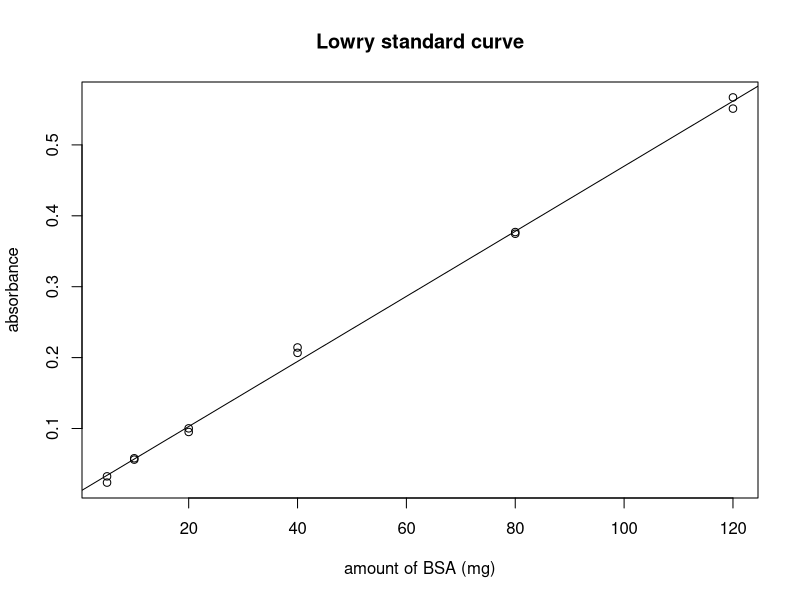

R code for this plot:
library(dplyr)
setwd("~/Desktop/Thesis/Results")

# How to run:
# Enter your sample absorbances and the standard curve in the indicated area 
# Ctl-A --> Run


# Calculate standard curve:
x <- c(5, 
       5, 
       10, 
       10, 
       20, 
       20, 
       40, 
       40, 
       80, 
       80, 
       120, 
       120)

y <- c(0.0325, 
       0.0237, 
       0.0580, 
       0.0561, 
       0.1002, 
       0.0951, 
       0.2143, 
       0.2067, 
       0.3771, 
       0.3747, 
       0.5670, 
       0.5512)

# Alert when R^2 too low
if (summary(lm(y~x))$r.squared <= 0.95) {
  stop("$R^2$ value too low! Be aware!!")
} else{
  cat("R squared value is", summary(lm(y~x))$r.squared)
}

# Get slope and intercepts
mod_coef <- coef(lm(y~x))
intercept <- mod_coef[1]
slope <- mod_coef[2]

# Plot
plot(y ~ x, 
     xlab = "amount of BSA (mg)", 
     ylab = "absorbance", 
     main = "Lowry standard curve")
abline(a = intercept, b = slope)

# Enter your sample absorbances here, organized in (10 uL, 10 uL, 20 uL)
sample_absorbances = c(0.0435, 0.0502, 0.0563, 0.0098, 0.0106, 0.0181, 0.0343, 0.0262, 0.0460, 0.0348, 0.0328, 0.0698, 0.0387, 0.0355, 0.0710)

# This calculates the amount of protein (in mg) in each sample
amount_function <- function(absorbance) {
  amount <- (absorbance - intercept) / slope
  return(amount)
}

amount_of_protein <- amount_function(sample_absorbances)


# This calculates the concentrations of protein (in mg/mL) in each sample
concentration_function <- function(amount) {
  volumes =c(5, 5, 10)
  conc <- amount/volumes
  return(conc)
}

sample_concentrations <- concentration_function(amount_of_protein)


# This constructs a viewer-friendly table
conc_table <- matrix(data = sample_concentrations, nrow = 5, byrow = TRUE)
conc_table <- cbind(conc_table, avg = c(rowMeans(conc_table, na.rm = TRUE))) %>% as.data.frame()

View(conc_table)


# Do the following if you want to export the data:

# write.csv(conc_table, file = "C2C12 P6D0 0222.csv")
